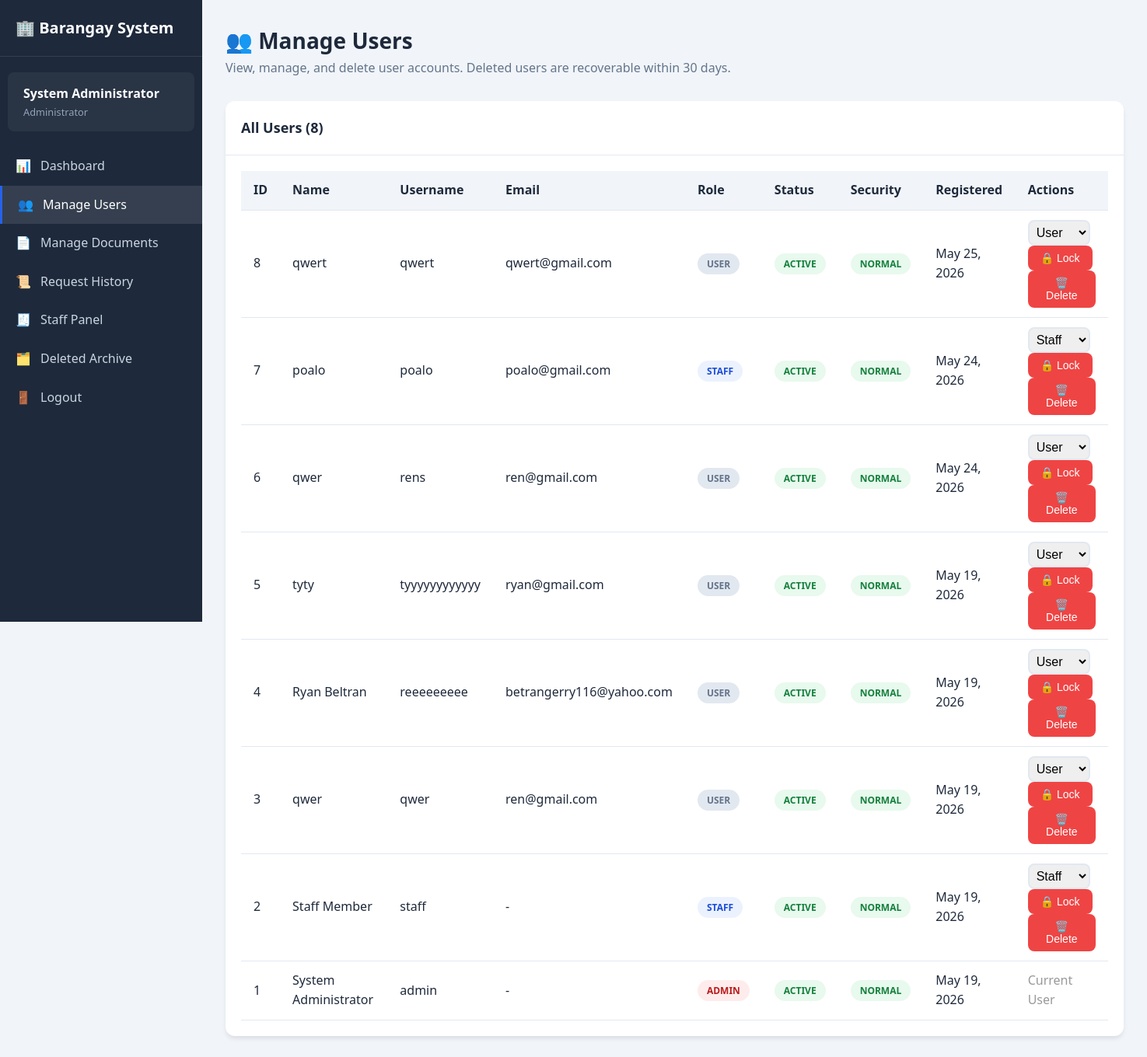
/admin/manage_users.php (signed in), run on the app's committed database.
### tables this page shows
CREATE TABLE `users` (
  `id` int(11) NOT NULL,
  `full_name` varchar(100) NOT NULL,
  `username` varchar(50) NOT NULL,
  `password` varchar(255) NOT NULL,
  `email` varchar(100) DEFAULT NULL,
  `address` text DEFAULT NULL,
  `contact_number` varchar(20) DEFAULT NULL,
  `role` enum('user','staff','admin') DEFAULT 'user',
  `status` enum('active','inactive') DEFAULT 'active',
  `created_at` timestamp NOT NULL DEFAULT current_timestamp(),
  `deleted_at` datetime DEFAULT NULL,
  `failed_attempts` int(11) DEFAULT 0,
  `account_status` varchar(20) DEFAULT 'active'
);

### config/database.php (called while the page is built, shortened)
<?php
function formatDate($date) {
    return $date ? date('F j, Y', strtotime($date)) : 'N/A';
}

### admin/manage_users.php (the view, shortened to what this page needs)
<?php
require_once '../config/database.php';
$result = $conn->query("
    SELECT *
    FROM users
    WHERE deleted_at IS NULL
    ORDER BY id DESC
");
$users = $result->fetch_all(MYSQLI_ASSOC);
?>
<!DOCTYPE html>
<html lang="en">
<head>
    <link rel="stylesheet" href="/barangay_system/css/style.css">
</head>
<body>
    <div class="dashboard">
        <aside class="sidebar">
            <div class="sidebar-header"><h2>🏢 Barangay System</h2></div>
            <div class="sidebar-user">
                <div class="name"><?= htmlspecialchars($_SESSION['full_name']) ?></div>
                <div class="role">Administrator</div>
            </div>
            <ul class="sidebar-menu">
                <li><a href="dashboard.php"><span class="icon">📊</span> Dashboard</a></li>
                <li><a href="manage_users.php" class="active"><span class="icon">👥</span> Manage Users</a></li>
                <li><a href="manage_documents.php"><span class="icon">📄</span> Manage Documents</a></li>
                <li><a href="view_history.php"><span class="icon">📜</span> Request History</a></li>
                <li><a href="/barangay_system/staff/dashboard.php"><span class="icon">🧾</span> Staff Panel</a></li>
                <li><a href="view_archive.php"><span class="icon">🗂️</span> Deleted Archive</a></li>
                <li><a href="/barangay_system/logout.php"><span class="icon">🚪</span> Logout</a></li>
            </ul>
        </aside>
        <main class="main-content">
            <div class="page-header">
                <h1>👥 Manage Users</h1>
                <p>View, manage, and delete user accounts. Deleted users are recoverable within 30 days.</p>
            </div>
            <div class="card">
                <div class="card-header"><h3>All Users (<?= count($users) ?>)</h3></div>
                <div class="card-body">
                    <div class="table-responsive">
                        <table>
                            <thead>
                                <tr>
                                    <th>ID</th><th>Name</th><th>Username</th><th>Email</th>
                                    <th>Role</th><th>Status</th>
<th>Security</th><th>Registered</th><th>Actions</th>
                                </tr>
                            </thead>
                            <tbody>
                                <?php foreach ($users as $user): ?>
                                <tr>
                                    <td><?= $user['id'] ?></td>
                                    <td><?= htmlspecialchars($user['full_name']) ?></td>
                                    <td><?= htmlspecialchars($user['username']) ?></td>
                                    <td><?= htmlspecialchars($user['email'] ?: '-') ?></td>
                                    <td>
                                        <span class="badge badge-<?= $user['role'] === 'admin' ? 'danger' : ($user['role'] === 'staff' ? 'info' : 'secondary') ?>">
                                            <?= ucfirst($user['role']) ?>
                                        </span>
                                    </td>
                                    <td>
                                        <span class="badge badge-<?= $user['status'] === 'active' ? 'success' : 'danger' ?>">
                                            <?= ucfirst($user['status']) ?>
                                        </span>
                                    </td>
                                    <td>
    <?php if (($user['account_status'] ?? 'active') === 'Locked'): ?>
        <span class="badge badge-danger">Locked</span>
    <?php else: ?>
        <span class="badge badge-success">Normal</span>
    <?php endif; ?>
</td>
                                    <td><?= formatDate($user['created_at']) ?></td>
                                    <td>
                                       <?php if (
    $user['id'] != $_SESSION['user_id']
    && $user['role'] !== 'admin'
): ?>
                                            <form method="POST" style="display:inline;">
                                                <select name="new_role" onchange="this.form.submit()" class="form-control" style="width:auto;display:inline;padding:5px;">
                                                    <option value="user"  <?= $user['role']==='user'  ? 'selected':'' ?>>User</option>
                                                    <option value="staff" <?= $user['role']==='staff' ? 'selected':'' ?>>Staff</option>
                                                </select>
                                            </form>
                                          <form method="POST" style="display:inline;">
    <button type="submit"
        class="btn btn-sm <?= ($user['account_status'] ?? 'active') === 'Locked' ? 'btn-success' : 'btn-danger' ?>"
        onclick="return confirm('Are you sure?')">
        <?= ($user['account_status'] ?? 'active') === 'Locked' ? '🔓 Unlock' : '🔒 Lock' ?>
    </button>
</form>
                                            <button type="button" class="btn btn-sm btn-danger"
                                                    onclick="openDeleteModal(<?= $user['id'] ?>,'<?= addslashes(htmlspecialchars($user['full_name'])) ?>','<?= addslashes(htmlspecialchars($user['username'])) ?>','<?= addslashes(ucfirst($user['role'])) ?>')">
                                                🗑️ Delete
                                            </button>
                                        <?php else: ?>
                                            <span style="color:#999;">Current User</span>
                                        <?php endif; ?>
                                    </td>
                                </tr>
                                <?php endforeach; ?>
                            </tbody>
                        </table>
                    </div>
                </div>
            </div>
        </main>
    </div>
</body>
</html>

### css/style.css (style rules this page uses)
:root { --primary: #2563eb; --primary-dark: #1d4ed8; --secondary: #64748b; --success: #22c55e; --danger: #ef4444; --warning: #f59e0b; --info: #3b82f6; --light: #f8fafc; --dark: #1e293b; --white: #ffffff; --gray-100: #f1f5f9; --gray-200: #e2e8f0; --gray-300: #cbd5e1; --gray-400: #94a3b8; --gray-500: #64748b; --shadow: 0 4px 6px -1px rgba(0, 0, 0, 0.1); --shadow-lg: 0 10px 15px -3px rgba(0, 0, 0, 0.1); --radius: 8px; --radius-lg: 12px; }
* { margin: 0; padding: 0; box-sizing: border-box; }
body { font-family: 'Segoe UI', Tahoma, Geneva, Verdana, sans-serif; background-color: var(--gray-100); color: var(--dark); line-height: 1.6; }
a { text-decoration: none; color: var(--primary); }
.form-control { width: 100%; padding: 12px 16px; border: 2px solid var(--gray-200); border-radius: var(--radius); font-size: 1rem; transition: all 0.2s ease; }
.form-control::placeholder { color: var(--gray-400); }
select.form-control { cursor: pointer; }
.btn { display: inline-flex; align-items: center; justify-content: center; gap: 8px; padding: 12px 24px; border: none; border-radius: var(--radius); font-size: 1rem; font-weight: 500; cursor: pointer; transition: all 0.2s ease; }
.btn-danger { background: var(--danger); color: var(--white); }
.btn-sm { padding: 8px 16px; font-size: 0.875rem; }
.dashboard { display: flex; min-height: 100vh; }
.sidebar { width: 260px; background: var(--dark); color: var(--white); padding: 20px 0; position: fixed; height: 100vh; overflow-y: auto; }
.sidebar-header { padding: 0 20px 20px; border-bottom: 1px solid rgba(255, 255, 255, 0.1); margin-bottom: 20px; }
.sidebar-header h2 { font-size: 1.25rem; display: flex; align-items: center; gap: 10px; }
.sidebar-user { padding: 15px 20px; background: rgba(255, 255, 255, 0.05); margin: 0 10px 20px; border-radius: var(--radius); }
.sidebar-user .name { font-weight: 600; }
.sidebar-user .role { font-size: 0.8rem; color: var(--gray-400); text-transform: capitalize; }
.sidebar-menu { list-style: none; }
.sidebar-menu a { display: flex; align-items: center; gap: 12px; padding: 12px 20px; color: var(--gray-300); transition: all 0.2s ease; }
.sidebar-menu a:hover, .sidebar-menu a.active { background: rgba(255, 255, 255, 0.1); color: var(--white); }
.sidebar-menu a.active { border-left: 3px solid var(--primary); }
.sidebar-menu .icon { width: 20px; text-align: center; }
.main-content { flex: 1; margin-left: 260px; padding: 30px; }
.page-header { margin-bottom: 30px; }
.page-header h1 { font-size: 1.75rem; color: var(--dark); }
.page-header p { color: var(--gray-500); }
.card { background: var(--white); border-radius: var(--radius-lg); box-shadow: var(--shadow); overflow: hidden; }
.card-header { padding: 20px; border-bottom: 1px solid var(--gray-200); display: flex; justify-content: space-between; align-items: center; }
.card-header h3 { font-size: 1.125rem; }
.card-body { padding: 20px; }
.table-responsive { overflow-x: auto; }
table { width: 100%; border-collapse: collapse; }
th, td { padding: 12px 16px; text-align: left; border-bottom: 1px solid var(--gray-200); }
th { background: var(--gray-100); font-weight: 600; color: var(--dark); }
.badge { display: inline-block; padding: 4px 12px; border-radius: 20px; font-size: 0.75rem; font-weight: 600; text-transform: uppercase; }
.badge-processing, .badge-info { background: rgba(59, 130, 246, 0.1); color: #1d4ed8; }
.badge-approved, .badge-success { background: rgba(34, 197, 94, 0.1); color: #15803d; }
.badge-rejected, .badge-danger { background: rgba(239, 68, 68, 0.1); color: #b91c1c; }
.badge-claimed, .badge-secondary { background: var(--gray-200); color: var(--gray-500); }

### data on the page
users: id "8", full_name "qwert", username "qwert", email "qwert@gmail.com", role "USER", status "ACTIVE", account_status "NORMAL", created_at "May 25, 2026", new_role "User"
users: id "7", full_name "poalo", username "poalo", email "poalo@gmail.com", role "STAFF", status "ACTIVE", account_status "NORMAL", created_at "May 24, 2026", new_role "Staff"
users: id "6", full_name "qwer", username "rens", email "ren@gmail.com", role "USER", status "ACTIVE", account_status "NORMAL", created_at "May 24, 2026", new_role "User"
users: id "5", full_name "tyty", username "tyyyyyyyyyyyy", email "ryan@gmail.com", role "USER", status "ACTIVE", account_status "NORMAL", created_at "May 19, 2026", new_role "User"
users: id "4", full_name "Ryan Beltran", username "reeeeeeeee", email "betrangerry116@yahoo.com", role "USER", status "ACTIVE", account_status "NORMAL", created_at "May 19, 2026", new_role "User"
users: id "3", full_name "qwer", username "qwer", email "ren@gmail.com", role "USER", status "ACTIVE", account_status "NORMAL", created_at "May 19, 2026", new_role "User"
users: id "2", full_name "Staff Member", username "staff", email "-", role "STAFF", status "ACTIVE", account_status "NORMAL", created_at "May 19, 2026", new_role "Staff"
users: id "1", full_name "System Administrator", username "admin", email "-", role "ADMIN", status "ACTIVE", account_status "NORMAL", created_at "May 19, 2026", shows "Current User"

### other printed values
$_SESSION['full_name'] "System Administrator"
count($users) "8"
